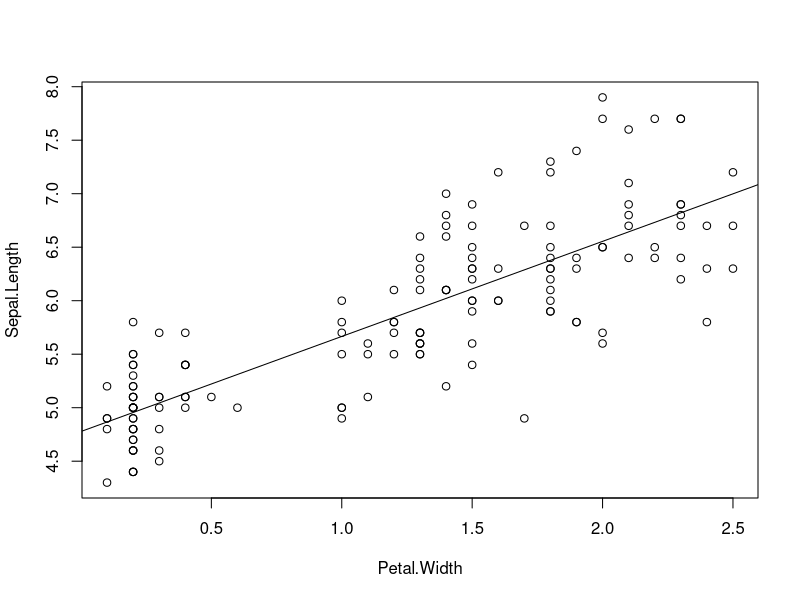
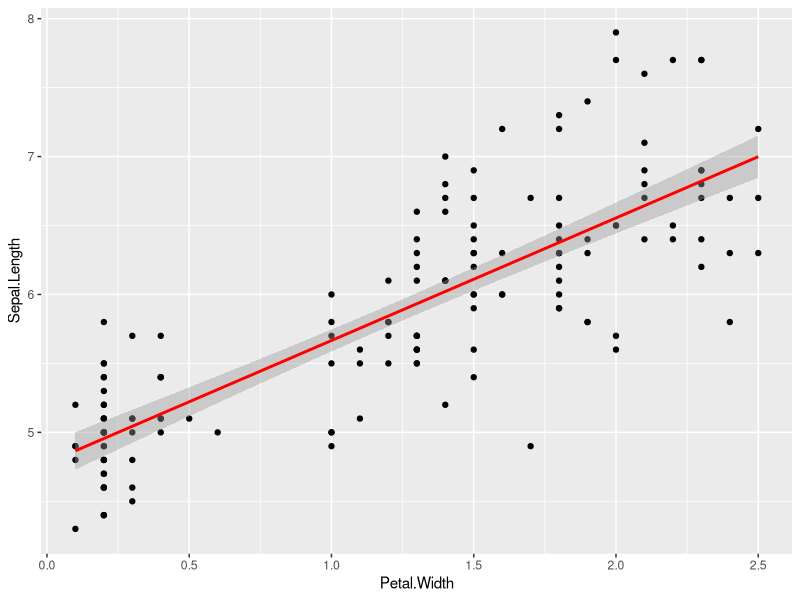
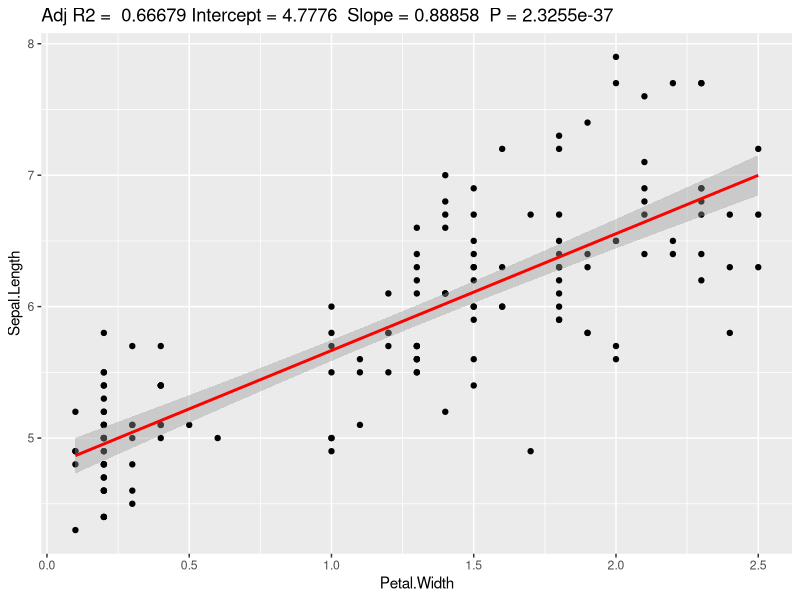

These charts were generated, in order, by the following R code:
## ---- chunk 1
data(iris)
head(iris)

fit1 <- lm(Sepal.Length ~ Petal.Width, data = iris)
summary(fit1)

plot(Sepal.Length ~ Petal.Width, data = iris)
abline(fit1)


library(ggplot2)

ggplot(iris, aes(x = Petal.Width, y = Sepal.Length)) + 
  geom_point() +
  stat_smooth(method = "lm", col = "red")

ggplotRegression <- function (fit){

require(ggplot2)

ggplot(fit$model, aes_string(x = names(fit$model)[2], y = names(fit$model)[1])) + 
  geom_point() +
  stat_smooth(method = "lm", col = "red") +
  labs(title = paste("Adj R2 = ",signif(summary(fit)$adj.r.squared, 5),
                     "Intercept =",signif(fit$coef[[1]],5 ),
                     " Slope =",signif(fit$coef[[2]], 5),
                     " P =",signif(summary(fit)$coef[2,4], 5)))
}

ggplotRegression(lm(Sepal.Length ~ Petal.Width, data = iris))
